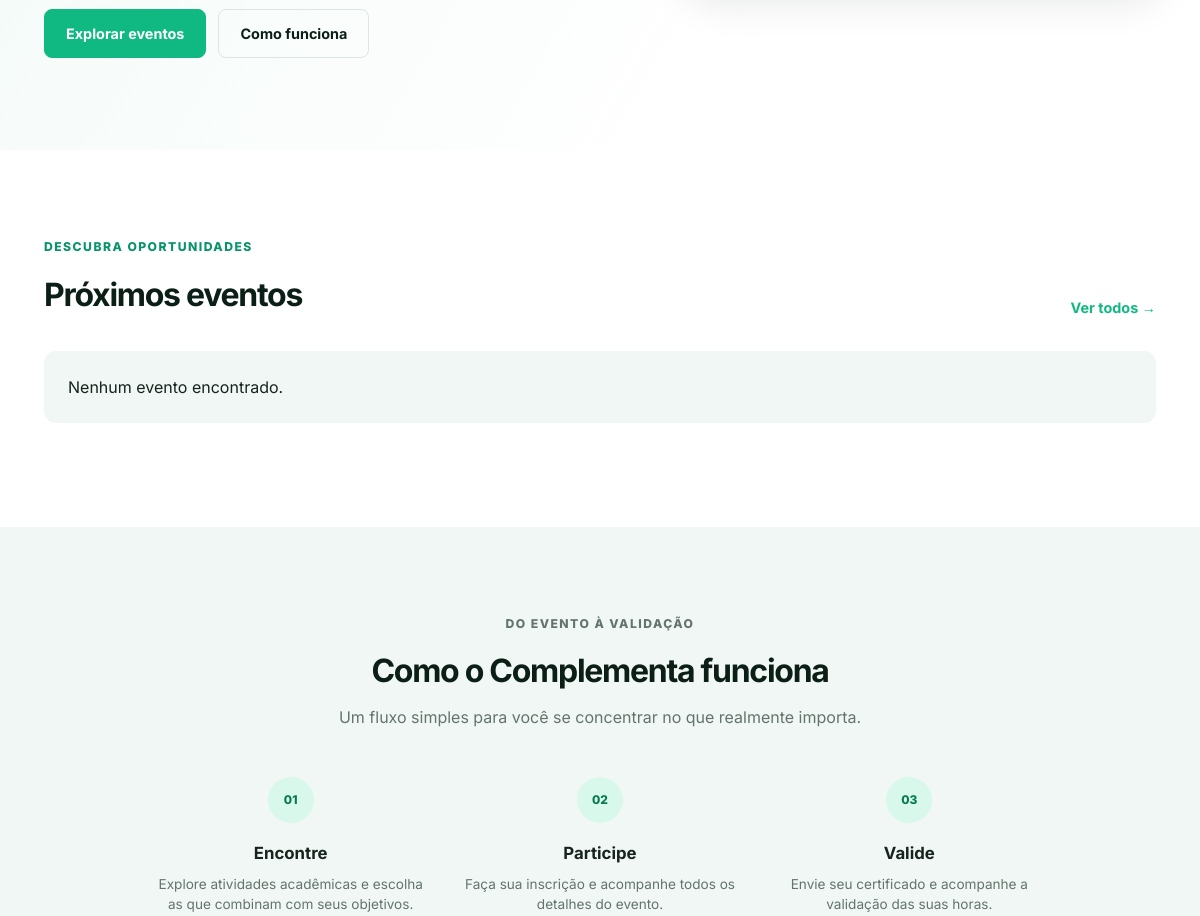
Before: / (middle part) with the older database file.
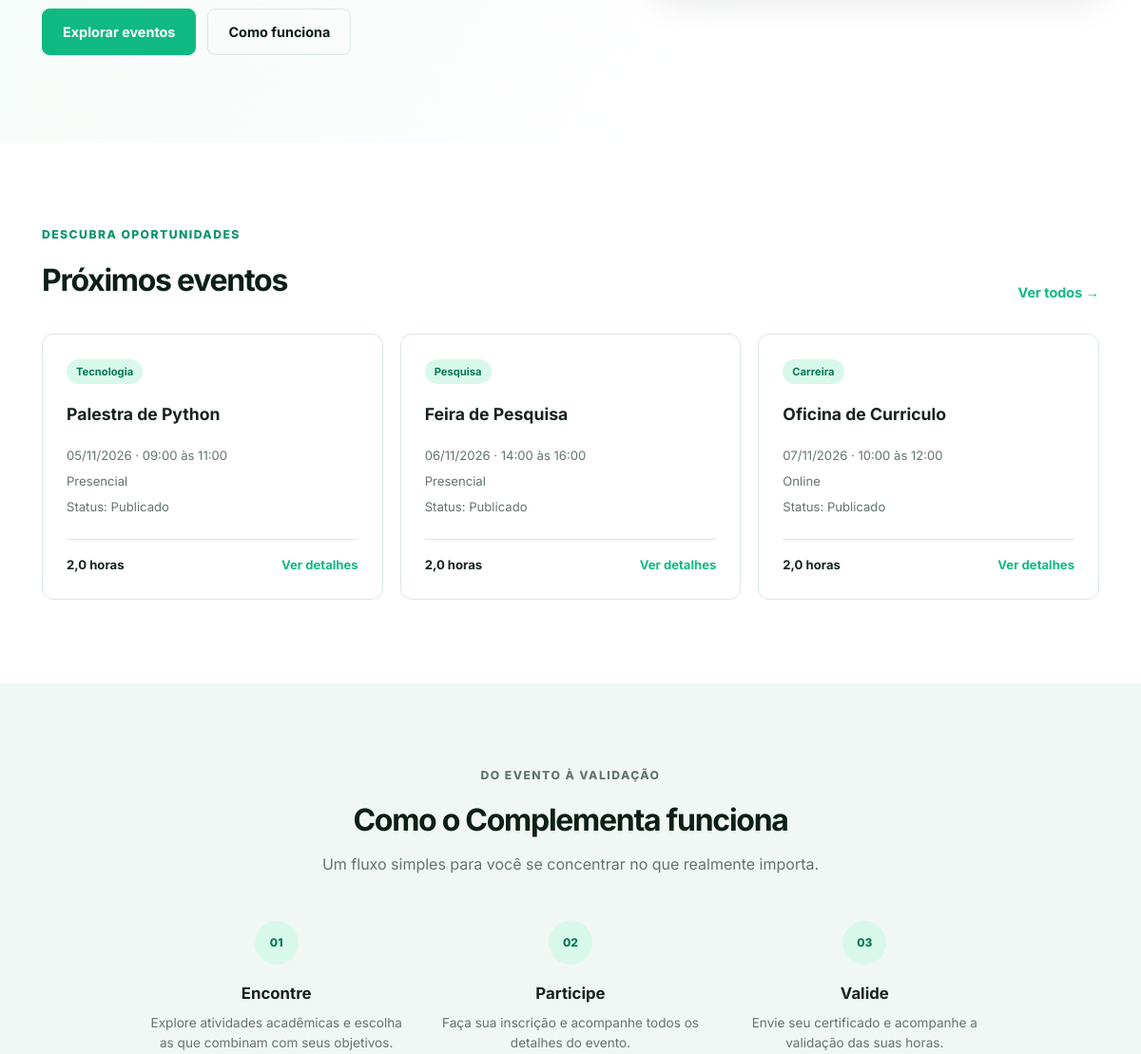
After: the same page with the newer database file.
### tables this page shows
CREATE TABLE evento (
 id_evento INT UNSIGNED AUTO_INCREMENT PRIMARY KEY,
 id_organizador INT UNSIGNED NOT NULL, id_categoria INT UNSIGNED NOT NULL,
 titulo VARCHAR(150) NOT NULL, descricao VARCHAR(2000) NOT NULL, data_evento DATE NOT NULL,
 horario_inicio TIME NOT NULL, horario_termino TIME NOT NULL,
 carga_horaria DECIMAL(4,1) NOT NULL, modalidade VARCHAR(20) NOT NULL,
 cidade VARCHAR(100) NULL, local_evento VARCHAR(200) NULL, link VARCHAR(500) NULL,
 status VARCHAR(20) NOT NULL DEFAULT 'Publicado', validade_horas VARCHAR(30) NOT NULL DEFAULT 'Necessita validação',
 FOREIGN KEY (id_organizador) REFERENCES organizador(id_organizador),
 FOREIGN KEY (id_categoria) REFERENCES categoria(id_categoria),
 CHECK (carga_horaria BETWEEN 0.5 AND 999), CHECK (horario_termino > horario_inicio)
);

CREATE TABLE categoria (
 id_categoria INT UNSIGNED AUTO_INCREMENT PRIMARY KEY,
 nome VARCHAR(80) NOT NULL UNIQUE, descricao VARCHAR(500) NULL
);

### conexao.php (called while the page is built, shortened)
<?php
function obterConexao(): PDO
{
    $host = getenv('DB_HOST') ?: '127.0.0.1';
    $port = getenv('DB_PORT') ?: '3306';
    $database = getenv('DB_NAME') ?: 'complementa';
    $username = getenv('DB_USER') ?: 'root';
    $password = getenv('DB_PASSWORD');
    $password = $password === false ? '' : $password;
    $dsn = "mysql:host={$host};port={$port};dbname={$database};charset=utf8mb4";
    return new PDO($dsn, $username, $password, [
        PDO::ATTR_ERRMODE => PDO::ERRMODE_EXCEPTION,
        PDO::ATTR_DEFAULT_FETCH_MODE => PDO::FETCH_ASSOC,
        PDO::ATTR_EMULATE_PREPARES => false,
        PDO::MYSQL_ATTR_INIT_COMMAND => "SET time_zone = '-03:00'",
    ]);
}

### app.php (the view, shortened to what this page needs)
<?php
require_once __DIR__ . '/conexao.php';
function escapar(mixed $valor): string
{
    return htmlspecialchars((string) $valor, ENT_QUOTES | ENT_SUBSTITUTE, 'UTF-8');
}
function cabecalho(string $titulo): void
{
    ?>
    <!DOCTYPE html>
    <html lang="pt-BR">
    <head>
        <link rel="stylesheet" href="style.css">
    </head>
    <body>
    <?php endif;
}
function rodape(): void
{
    ?>
    </body>
    </html>
    <?php
}
function listarEventos(PDO $pdo, ?int $organizador = null, bool $destaques = false): array
{
    $sql = 'SELECT e.id_evento,e.id_organizador,e.id_categoria,e.titulo,e.descricao,e.data_evento,e.horario_inicio,e.horario_termino,e.carga_horaria,e.modalidade,e.cidade,e.local_evento,e.link,e.status,e.validade_horas,c.nome AS categoria FROM evento e JOIN categoria c ON c.id_categoria = e.id_categoria';
    $parametros = [];
    if ($organizador !== null) {
        $sql .= ' WHERE e.id_organizador = :organizador';
        $parametros['organizador'] = $organizador;
    } elseif ($destaques) {
        $sql .= ' WHERE e.status = :status AND TIMESTAMP(e.data_evento, e.horario_inicio) >= :agora';
        $parametros = ['status' => 'Publicado', 'agora' => date('Y-m-d H:i:s')];
    } else {
        $sql .= ' WHERE e.status <> :rascunho';
        $parametros['rascunho'] = 'Rascunho';
    }
    $sql .= ' ORDER BY e.data_evento ASC, e.horario_inicio ASC, e.id_evento ASC';
    if ($destaques) {
        $sql .= ' LIMIT 3';
    }
    $consulta = $pdo->prepare($sql);
    $consulta->execute($parametros);
    return $consulta->fetchAll();
}
function cardsEventos(array $eventos): void
{
    if (!$eventos) {
        echo '<p class="empty-state">Nenhum evento encontrado.</p>';
        return;
    }
    echo '<div class="event-grid">';
    foreach ($eventos as $evento) {
        ?>
        <article class="event-card">
            <span class="event-category"><?= escapar($evento['categoria']) ?></span>
            <h3><?= escapar($evento['titulo']) ?></h3>
            <p class="event-detail"><?= escapar(date('d/m/Y', strtotime($evento['data_evento']))) ?> · <?= escapar(substr($evento['horario_inicio'], 0, 5)) ?> às <?= escapar(substr($evento['horario_termino'], 0, 5)) ?></p>
            <p class="event-detail"><?= escapar($evento['modalidade']) ?><?= $evento['cidade'] ? ' · ' . escapar($evento['cidade']) : '' ?></p>
            <p class="event-detail">Status: <?= escapar($evento['status']) ?></p>
            <div class="event-footer"><strong><?= escapar(number_format((float) $evento['carga_horaria'], 1, ',', '.')) ?> horas</strong><a href="evento.php?id=<?= (int) $evento['id_evento'] ?>">Ver detalhes</a></div>
        </article>
        <?php
    }
    echo '</div>';
}

### index.php (shortened to what this page needs)
<?php
require_once __DIR__ . '/app.php';
$eventos = [];
$erros = [];
try {
    $eventos = listarEventos(obterConexao(), null, true);
} catch (PDOException $erro) {
    $erros[] = falhaBanco($erro);
}
cabecalho('Início');
?>
    <main id="inicio">
        <section class="hero">
            <div class="container hero-content">
                <div class="hero-copy">
                    <div class="hero-actions">
                        <a class="button" href="#eventos">Explorar eventos</a>
                        <a class="button button-secondary" href="#como-funciona">Como funciona</a>
                    </div>
                </div>
            </div>
        </section>
        <section id="eventos" class="section">
            <div class="container">
                <div class="section-heading">
                    <div><p class="eyebrow">Descubra oportunidades</p><h2>Próximos eventos</h2></div>
                    <a class="text-link" href="eventos.php">Ver todos <span aria-hidden="true">→</span></a>
                </div>
                <?php if (!$erros) { cardsEventos($eventos); } ?>
            </div>
        </section>
        <section id="como-funciona" class="section section-soft">
            <div class="container">
                <div class="section-heading centered"><p class="eyebrow">Do evento à validação</p><h2>Como o Complementa funciona</h2><p>Um fluxo simples para você se concentrar no que realmente importa.</p></div>
                <div class="steps">
                    <div class="step"><span>01</span><h3>Encontre</h3><p>Explore atividades acadêmicas e escolha as que combinam com seus objetivos.</p></div>
                    <div class="step"><span>02</span><h3>Participe</h3><p>Faça sua inscrição e acompanhe todos os detalhes do evento.</p></div>
                    <div class="step"><span>03</span><h3>Valide</h3><p>Envie seu certificado e acompanhe a validação das suas horas.</p></div>
                </div>
            </div>
        </section>
    </main>
<?php rodape(); ?>

### style.css (style rules this page uses)
:root { --dark: #0b1f17; --green: #10b981; --green-light: #34d399; --ink: #17231d; --muted: #64746d; --line: #dce7e1; --soft: #f1f7f4; --white: #fff; }
* { box-sizing: border-box; }
html { scroll-behavior: smooth; }
body { margin: 0; color: var(--ink); font-family: Inter, Arial, sans-serif; line-height: 1.5; }
a { color: inherit; text-decoration: none; }
.container { margin: 0 auto; max-width: 1160px; padding: 0 24px; }
.button { background: var(--green); border: 1px solid var(--green); border-radius: 8px; color: var(--white); display: inline-block; font-size: .9rem; font-weight: 700; padding: 13px 21px; transition: .2s ease; }
.button-secondary { background: transparent; border-color: var(--line); color: var(--dark); }
.hero { background: linear-gradient(120deg, #f2faf6 0%, #fff 68%); padding: 82px 0 92px; }
.hero-content { align-items: center; display: grid; gap: 80px; grid-template-columns: 1.1fr .9fr; }
.eyebrow { color: #07946a; font-size: .76rem; font-weight: 800; letter-spacing: .12em; margin: 0 0 14px; text-transform: uppercase; }
h1, h2, h3, p { margin-top: 0; }
.hero-actions { display: flex; flex-wrap: wrap; gap: 12px; margin-top: 32px; }
.summary-heading, .summary-stats, .event-footer { align-items: center; display: flex; justify-content: space-between; }
.section { padding: 88px 0; }
.section-soft { background: var(--soft); }
.section-heading { align-items: end; display: flex; justify-content: space-between; margin-bottom: 32px; }
.section-heading h2 { color: var(--dark); font-size: 2rem; letter-spacing: -.04em; margin-bottom: 0; }
.section-heading > p { color: var(--muted); }
.text-link { color: var(--green); font-size: .9rem; font-weight: 700; }
.event-grid { display: grid; gap: 18px; grid-template-columns: repeat(3, 1fr); }
.event-card { border: 1px solid var(--line); border-radius: 12px; padding: 25px; transition: .2s ease; }
.event-category { background: #d8f8eb; border-radius: 20px; color: #087952; display: inline-block; font-size: .7rem; font-weight: 700; padding: 5px 10px; }
.event-card h3 { font-size: 1.1rem; line-height: 1.35; margin: 20px 0 22px; }
.event-detail { color: var(--muted); font-size: .82rem; margin-bottom: 7px; }
.event-footer { border-top: 1px solid var(--line); margin-top: 24px; padding-top: 17px; }
.event-footer strong { font-size: .82rem; }
.event-footer a { color: var(--green); font-size: .82rem; font-weight: 700; }
.centered { align-items: center; display: block; text-align: center; }
.centered > p:last-child { color: var(--muted); margin: 10px auto 0; }
.steps { display: grid; gap: 28px; grid-template-columns: repeat(3, 1fr); margin: 48px auto 0; max-width: 900px; text-align: center; }
.step span { align-items: center; background: #d8f8eb; border-radius: 50%; color: #087952; display: inline-flex; font-size: .75rem; font-weight: 800; height: 46px; justify-content: center; margin-bottom: 18px; width: 46px; }
.step h3 { font-size: 1.05rem; margin-bottom: 8px; }
.step p { color: var(--muted); font-size: .85rem; }
body { min-height: 100vh; display: flex; flex-direction: column; }
main { flex: 1; width: 100%; }
.event-card, .detail-card h1 { overflow-wrap: anywhere; }
.empty-state { background: var(--soft); padding: 24px; border-radius: 12px; }

Changed rows visible on the page:
added evento: id_categoria.nome "Tecnologia", titulo "Palestra de Python", data_evento "05/11/2026", horario_inicio "09:00", horario_termino "11:00", modalidade "Presencial", status "Publicado", carga_horaria "2,0"
added evento: id_categoria.nome "Pesquisa", titulo "Feira de Pesquisa", data_evento "06/11/2026", horario_inicio "14:00", horario_termino "16:00", modalidade "Presencial", status "Publicado", carga_horaria "2,0"
added evento: id_categoria.nome "Carreira", titulo "Oficina de Curriculo", data_evento "07/11/2026", horario_inicio "10:00", horario_termino "12:00", modalidade "Online", status "Publicado", carga_horaria "2,0"
Other visible differences:
text no longer shown: "Nenhum evento encontrado."
